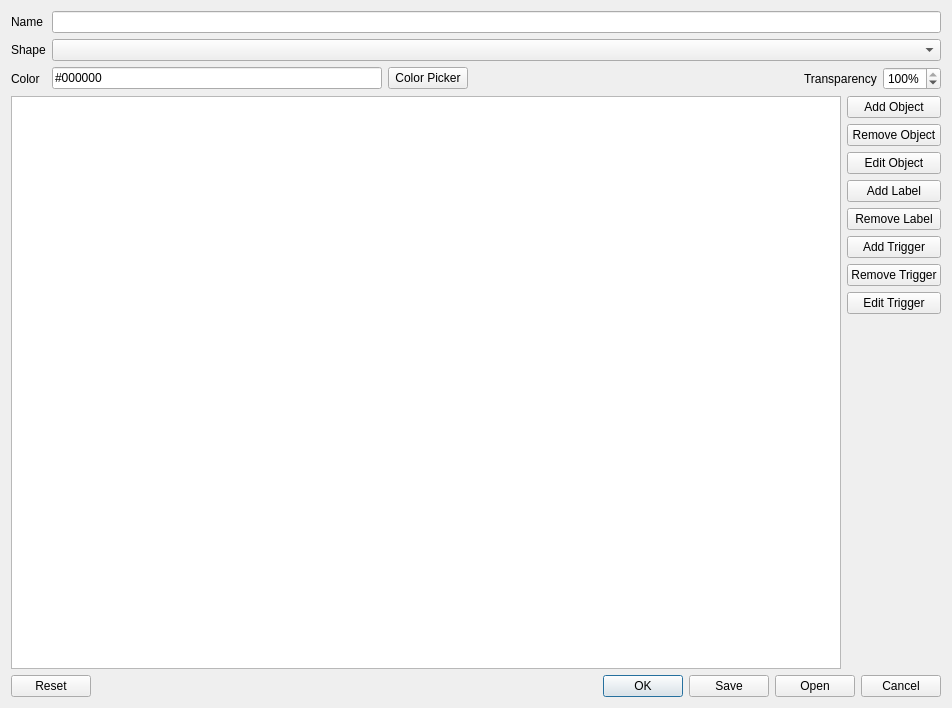
<?xml version="1.0" encoding="UTF-8"?>
<ui version="4.0">
 <class>SysOverviewObjectDialog</class>
 <widget class="QDialog" name="SysOverviewObjectDialog">
  <property name="geometry">
   <rect>
    <x>0</x>
    <y>0</y>
    <width>952</width>
    <height>708</height>
   </rect>
  </property>
  <property name="windowTitle">
   <string>Dialog</string>
  </property>
  <layout class="QVBoxLayout" name="verticalLayout">
   <item>
    <layout class="QFormLayout" name="objectPropertiesForm">
     <item row="0" column="0">
      <widget class="QLabel" name="nameLbl">
       <property name="text">
        <string>Name</string>
       </property>
      </widget>
     </item>
     <item row="1" column="0">
      <widget class="QLabel" name="shapeLbl">
       <property name="text">
        <string>Shape</string>
       </property>
      </widget>
     </item>
     <item row="2" column="0">
      <widget class="QLabel" name="colorLbl">
       <property name="text">
        <string>Color</string>
       </property>
      </widget>
     </item>
     <item row="2" column="1">
      <layout class="QHBoxLayout" name="horizontalLayout">
       <item>
        <widget class="QLineEdit" name="colorLE">
         <property name="inputMask">
          <string>\#HHHHHH</string>
         </property>
         <property name="text">
          <string>#000000</string>
         </property>
         <property name="placeholderText">
          <string/>
         </property>
         <property name="clearButtonEnabled">
          <bool>false</bool>
         </property>
        </widget>
       </item>
       <item>
        <widget class="QPushButton" name="colorPickerBtn">
         <property name="text">
          <string>Color Picker</string>
         </property>
        </widget>
       </item>
       <item>
        <spacer name="horizontalSpacer">
         <property name="orientation">
          <enum>Qt::Horizontal</enum>
         </property>
         <property name="sizeHint" stdset="0">
          <size>
           <width>40</width>
           <height>20</height>
          </size>
         </property>
        </spacer>
       </item>
       <item>
        <widget class="QLabel" name="transparencyLbl">
         <property name="text">
          <string>Transparency</string>
         </property>
        </widget>
       </item>
       <item>
        <widget class="QSpinBox" name="transparencySpinBox">
         <property name="showGroupSeparator" stdset="0">
          <bool>false</bool>
         </property>
         <property name="suffix">
          <string notr="true">%</string>
         </property>
         <property name="maximum">
          <number>100</number>
         </property>
         <property name="value">
          <number>100</number>
         </property>
        </widget>
       </item>
      </layout>
     </item>
     <item row="0" column="1">
      <widget class="QLineEdit" name="nameLE"/>
     </item>
     <item row="1" column="1">
      <widget class="QComboBox" name="shapeComboBox"/>
     </item>
    </layout>
   </item>
   <item>
    <layout class="QHBoxLayout" name="objectEditorLayout">
     <item>
      <widget class="QGraphicsView" name="objectPreviewGrahicsView"/>
     </item>
     <item>
      <layout class="QVBoxLayout" name="editorBtnLayout">
       <item>
        <widget class="QPushButton" name="addObjectBtn">
         <property name="text">
          <string>Add Object</string>
         </property>
        </widget>
       </item>
       <item>
        <widget class="QPushButton" name="removeObjectBtn">
         <property name="text">
          <string>Remove Object</string>
         </property>
        </widget>
       </item>
       <item>
        <widget class="QPushButton" name="editObjectBtn">
         <property name="text">
          <string>Edit Object</string>
         </property>
        </widget>
       </item>
       <item>
        <widget class="QPushButton" name="addLabelBtn">
         <property name="text">
          <string>Add Label</string>
         </property>
        </widget>
       </item>
       <item>
        <widget class="QPushButton" name="removeLabelBtn">
         <property name="text">
          <string>Remove Label</string>
         </property>
        </widget>
       </item>
       <item>
        <widget class="QPushButton" name="addTriggerBtn">
         <property name="text">
          <string>Add Trigger</string>
         </property>
        </widget>
       </item>
       <item>
        <widget class="QPushButton" name="removeTriggerBtn">
         <property name="text">
          <string>Remove Trigger</string>
         </property>
        </widget>
       </item>
       <item>
        <widget class="QPushButton" name="editTriggerBtn">
         <property name="text">
          <string>Edit Trigger</string>
         </property>
        </widget>
       </item>
       <item>
        <spacer name="verticalSpacer">
         <property name="orientation">
          <enum>Qt::Vertical</enum>
         </property>
         <property name="sizeHint" stdset="0">
          <size>
           <width>20</width>
           <height>40</height>
          </size>
         </property>
        </spacer>
       </item>
      </layout>
     </item>
    </layout>
   </item>
   <item>
    <widget class="QDialogButtonBox" name="buttonBox">
     <property name="orientation">
      <enum>Qt::Horizontal</enum>
     </property>
     <property name="standardButtons">
      <set>QDialogButtonBox::Cancel|QDialogButtonBox::Ok|QDialogButtonBox::Open|QDialogButtonBox::Reset|QDialogButtonBox::Save</set>
     </property>
     <property name="centerButtons">
      <bool>false</bool>
     </property>
    </widget>
   </item>
  </layout>
 </widget>
 <tabstops>
  <tabstop>nameLE</tabstop>
  <tabstop>shapeComboBox</tabstop>
  <tabstop>colorLE</tabstop>
  <tabstop>colorPickerBtn</tabstop>
  <tabstop>transparencySpinBox</tabstop>
  <tabstop>addObjectBtn</tabstop>
  <tabstop>removeObjectBtn</tabstop>
  <tabstop>editObjectBtn</tabstop>
  <tabstop>addLabelBtn</tabstop>
  <tabstop>removeLabelBtn</tabstop>
  <tabstop>addTriggerBtn</tabstop>
  <tabstop>removeTriggerBtn</tabstop>
  <tabstop>editTriggerBtn</tabstop>
  <tabstop>objectPreviewGrahicsView</tabstop>
 </tabstops>
 <resources/>
 <connections>
  <connection>
   <sender>buttonBox</sender>
   <signal>accepted()</signal>
   <receiver>SysOverviewObjectDialog</receiver>
   <slot>accept()</slot>
   <hints>
    <hint type="sourcelabel">
     <x>248</x>
     <y>254</y>
    </hint>
    <hint type="destinationlabel">
     <x>157</x>
     <y>274</y>
    </hint>
   </hints>
  </connection>
  <connection>
   <sender>buttonBox</sender>
   <signal>rejected()</signal>
   <receiver>SysOverviewObjectDialog</receiver>
   <slot>reject()</slot>
   <hints>
    <hint type="sourcelabel">
     <x>316</x>
     <y>260</y>
    </hint>
    <hint type="destinationlabel">
     <x>286</x>
     <y>274</y>
    </hint>
   </hints>
  </connection>
 </connections>
</ui>
